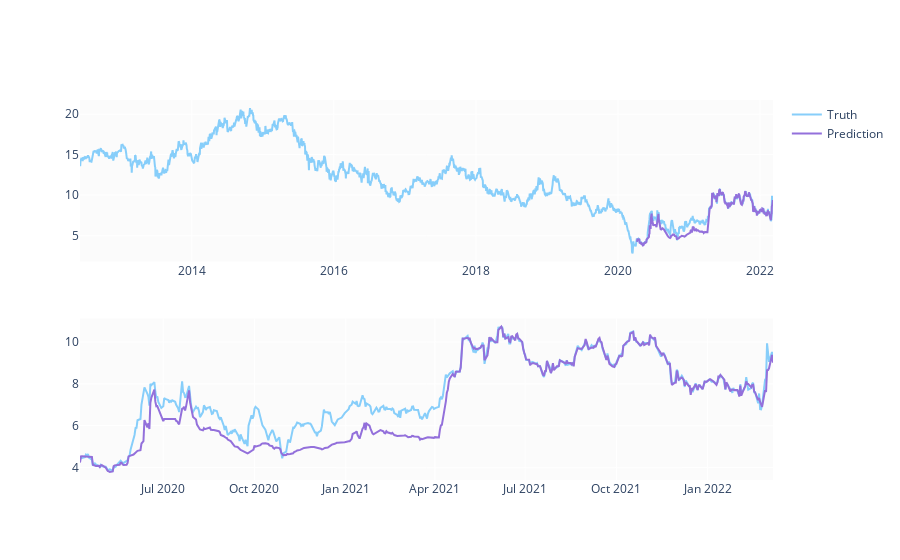

Notebook code cell kept with this figure:
### Code cell
predicted_prices = df.loc[test_split_idx+1:].copy()
predicted_prices['Otwarcie'] = y_pred

fig = make_subplots(rows=2, cols=1)
fig.add_trace(go.Scatter(x=df.Data, y=df.Otwarcie,
                        name='Truth',
                        marker_color='LightSkyBlue'), row=1, col=1)

fig.add_trace(go.Scatter(x=predicted_prices.Data,
                        y=predicted_prices.Otwarcie,
                        name='Prediction',
                        marker_color='MediumPurple'), row=1, col=1)

fig.add_trace(go.Scatter(x=predicted_prices.Data,
                        y=y_test,
                        name='Truth',
                        marker_color='LightSkyBlue',
                        showlegend=False), row=2, col=1)

fig.add_trace(go.Scatter(x=predicted_prices.Data,
                        y=y_pred,
                        name='Prediction',
                        marker_color='MediumPurple',
                        showlegend=False), row=2, col=1)

fig.show()

### Figure 1 — Plotly figure (JSON) as saved in the notebook; plotly's stock layout.template omitted (floating-point values rounded to 4 significant figures; data arrays with more than 128 entries replaced by an {"elided": "..."} marker saying what was removed)
{"data": [{"marker": {"color": "LightSkyBlue"}, "name": "Truth", "type": "scatter", "x": {"elided": "2445 str values"}, "xaxis": "x", "y": {"elided": "2445 float values"}, "yaxis": "y"}, {"marker": {"color": "MediumPurple"}, "name": "Prediction", "type": "scatter", "x": {"elided": "488 str values"}, "xaxis": "x", "y": {"elided": "488 float values"}, "yaxis": "y"}, {"marker": {"color": "LightSkyBlue"}, "name": "Truth", "showlegend": false, "type": "scatter", "x": {"elided": "488 str values"}, "xaxis": "x2", "y": {"elided": "488 float values"}, "yaxis": "y2"}, {"marker": {"color": "MediumPurple"}, "name": "Prediction", "showlegend": false, "type": "scatter", "x": {"elided": "488 str values"}, "xaxis": "x2", "y": {"elided": "488 float values"}, "yaxis": "y2"}], "layout": {"xaxis": {"anchor": "y", "domain": [0, 1]}, "xaxis2": {"anchor": "y2", "domain": [0, 1]}, "yaxis": {"anchor": "x", "domain": [0.575, 1]}, "yaxis2": {"anchor": "x2", "domain": [0, 0.425]}}}
